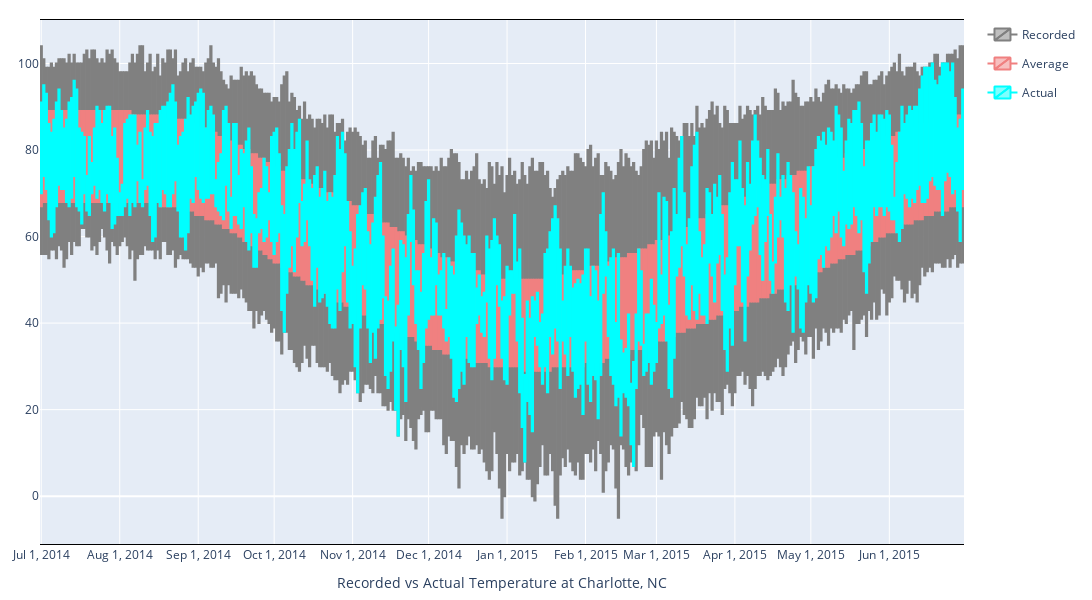

Notebook code for this chart:
### Code cell
recorded_actual_temp(df, 'KCLT')
#  axis_rangeslider_visible=False,

### Figure 1 — Plotly figure (JSON) as saved in the notebook; plotly's stock layout.template omitted (floating-point values rounded to 4 significant figures; data arrays with more than 128 entries replaced by an {"elided": "..."} marker saying what was removed)
{"data": [{"close": {"elided": "365 int values"}, "decreasing": {"line": {"color": "gray"}}, "high": {"elided": "365 int values"}, "hoverinfo": "skip", "increasing": {"line": {"color": "gray"}}, "legendgroup": "Recorded", "low": {"elided": "365 int values"}, "name": "Recorded", "open": {"elided": "365 int values"}, "showlegend": true, "type": "candlestick", "x": {"elided": "365 str values"}}, {"close": {"elided": "365 int values"}, "decreasing": {"line": {"color": "lightcoral"}}, "high": {"elided": "365 int values"}, "hoverinfo": "skip", "increasing": {"line": {"color": "lightcoral"}}, "legendgroup": "Average", "low": {"elided": "365 int values"}, "name": "Average", "open": {"elided": "365 int values"}, "showlegend": true, "type": "candlestick", "x": {"elided": "365 str values"}}, {"close": {"elided": "365 int values"}, "decreasing": {"line": {"color": "cyan"}}, "high": {"elided": "365 int values"}, "hoverinfo": "skip", "increasing": {"line": {"color": "cyan"}}, "legendgroup": "Actual", "low": {"elided": "365 int values"}, "name": "Actual", "open": {"elided": "365 int values"}, "showlegend": true, "type": "candlestick", "x": {"elided": "365 str values"}}], "layout": {"height": 600, "margin": {"b": 20, "l": 20, "r": 20, "t": 20}, "width": 1200, "xaxis": {"fixedrange": false, "linecolor": "black", "linewidth": 1, "mirror": true, "rangeslider": {"visible": false}, "showticklabels": true, "tickvals": ["2014-07-01T00:00:00", "2014-08-01T00:00:00", "2014-09-01T00:00:00", "2014-10-01T00:00:00", "2014-11-01T00:00:00", "2014-12-01T00:00:00", "2015-01-01T00:00:00", "2015-02-01T00:00:00", "2015-03-01T00:00:00", "2015-04-01T00:00:00", "2015-05-01T00:00:00", "2015-06-01T00:00:00"], "title": {"text": "Recorded vs Actual Temperature at Charlotte, NC"}}}}
